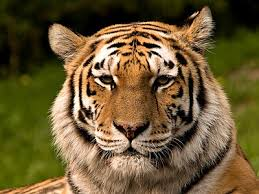
#> input picture images.jpg, 259 x 194 px
$ jupyter execute 'P6_1217070025_Faishal Syarahil Aziz.ipynb'
#> lines starting #> are read from the running program, lines starting #| are printed output that depends on the picture
[cell 1]
#1217070025
#Faishal Syarahil Aziz

import cv2
import numpy as np

#read gambar
img = cv2.imread('images.jpg')
#> img is the input picture: shape (194, 259, 3); mean B, G, R 52.3, 89.3, 107
#operasi invers
im2 = 255 - img
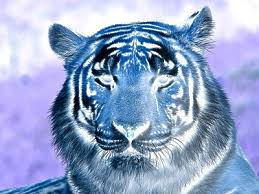
#> im2: shape (194, 259, 3); mean B, G, R 202.7, 165.7, 148
# menampilkan gambar
cv2.imshow('images.jpg',im2)
cv2.waitKey(0)
cv2.destroyAllWindows()

[cell 2]
#1217070025
#Faishal Syarahil Aziz

import cv2
import numpy as np
import matplotlib.pyplot as plt

image = cv2.imread('images.JPG')

c = 255 / np.log(1 + np.max(image))
#> c = 45.99
log_image = c * (np.log(image + 1))
#> log_image: shape (194, 259, 3) float16; 0.66% of the values are NaN or infinite; the others: min 0, max 255, mean 173.1

log_image = np.array(log_image, dtype = np.uint8)
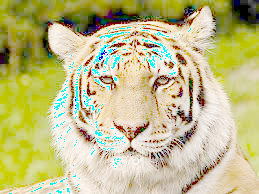
#> log_image: shape (194, 259, 3); mean B, G, R 134.7, 187.6, 192.4

plt.imshow(image)
plt.show()
plt.imshow(log_image)
plt.show()

[cell 3]
#1217070025
#Faishal Syarahil Aziz

import cv2
import numpy as np

img = cv2.imread('mri.jpg')
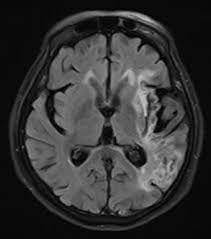
#> input picture mri.jpg, 211 x 239 px
#> img is the input picture: shape (239, 211, 3); min 0, max 203, mean 52.8

for gamma in [0.1, 0.5, 1.2, 2.2]:
    gamma_corrected = np.array(255+(img / 255) ** gamma, dtype = 'uint8')
    cv2.imwrite('gamma_transformed'+str(gamma)+'.jpg', gamma_corrected)

[cell 4]
#1217070025
#Faishal Syarahil Aziz

import cv2
import numpy as np
import matplotlib.pyplot as plt

img = cv2.imread('mri.jpg')
img = cv2.resize(img , (600,400))
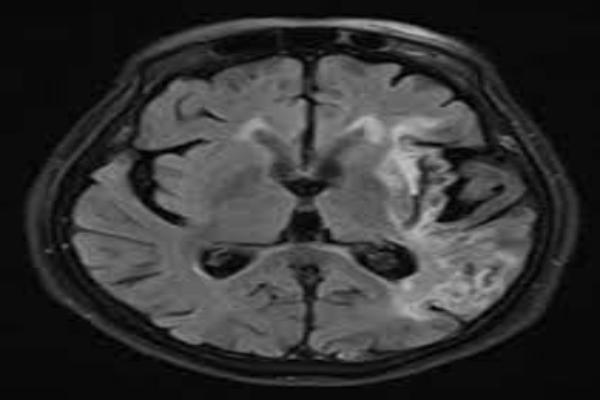
#> img: shape (400, 600, 3); min 0, max 199, mean 52.7
gray_img = cv2.cvtColor(img, cv2.COLOR_BGR2GRAY)
gray_img =cv2.convertScaleAbs(gray_img, alpha=1.10, beta=40)
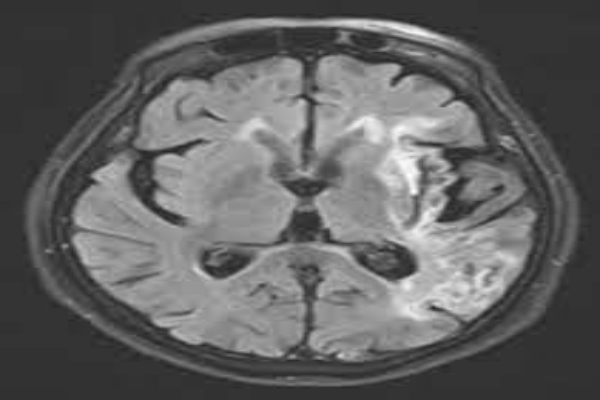
#> gray_img: shape (400, 600); min 40, max 255, mean 97.9
cv2.imshow('original image', gray_img)

def hist(image):
    h = np.zeros(shape = (256,1))
    s = image.shape
#> s = (400, 600)
    for i in range(s[0]):
        for j in range(s[1]):
            k = image[i,j]
            h[k,0] = h[k,0] + 1
#> after the loop, h = 256 values, max 31668 at index 52, min 0 at index 0, mean 937.5
    return h
histg=hist(gray_img)
#> histg has the same summary as h in hist
plt.plot(histg)
plt.show()
#> figure, not shown here; curve peaks at x = 52, y = 31668

x= histg.reshape(1,256)
y= np.zeros((1,256))
s= gray_img.shape
#> s = (400, 600)
for i in range(256):
    if x[0,i]== 0:
        y[0,i]=0
    else:
        y[0,i] = i

min_ = np.min(y[np.nonzero(y)])
#> min_ = 40
max_ = np.max(y[np.nonzero(y)])
#> max_ = 255

stretch  = np.round (((255-0)/(max_-min_))*(y-min_))
stretch[stretch<0]=0
stretch[stretch>255]=255

for i in range(s[0]):
    for j in range(s[1]):
        k = gray_img[i,j]
        gray_img[i,j] = stretch[0,k]
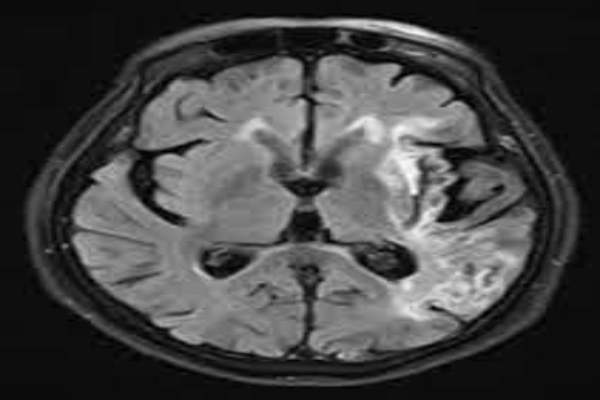
#> gray_img: shape (400, 600); min 0, max 255, mean 68.7

histg2 = hist(gray_img)
#> histg2 = 256 values, max 31668 at index 14, min 0 at index 3, mean 937.5
plt.plot(histg2)
plt.show()
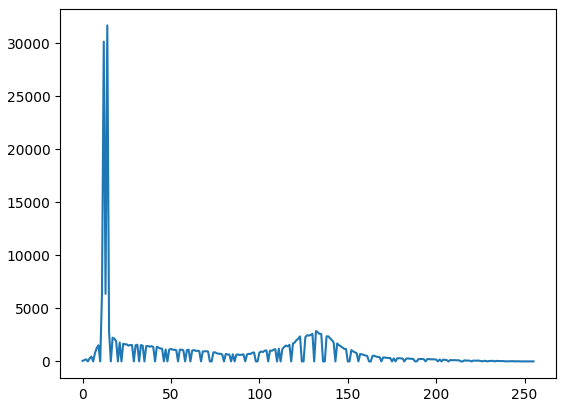
#> figure drawn by matplotlib, 1 panel; curve peaks at x = 14, y = 31668
cv2.imshow('Stretched Image:', gray_img)
cv2.waitKey(0)
#> Out = 27

[cell 5]
#1217070025
#Faishal Syarahil Aziz

import cv2
import numpy as np

img = cv2.imread('mri.jpg', 0)
#> img: shape (239, 211); min 0, max 203, mean 52.8

equ= cv2.equalizeHist(img)
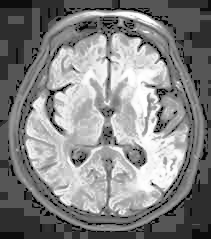
#> equ: shape (239, 211); min 0, max 255, mean 132.3

res = np.hstack((img, equ))
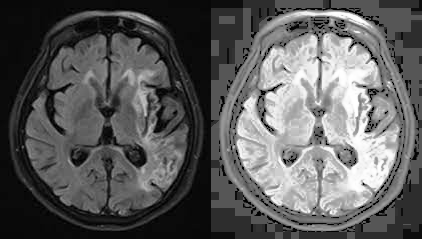
#> res: shape (239, 422); min 0, max 255, mean 92.5

cv2.imshow('mri.jpg',res)
cv2.waitKey(0)
cv2.destroyAllWindows()

[cell 6]
#1217070025
#Faishal Syarahil Aziz

import cv2

img = cv2.imread('mri.jpg', 1)
cv2.imshow("Original image",img)

clahe = cv2.createCLAHE(clipLimit=3., tileGridSize=(8,8))

lab = cv2.cvtColor(img, cv2.COLOR_BGR2LAB)
#> lab: shape (239, 211, 3); mean of channels 0, 1, 2 55, 128, 128
l, a, b = cv2.split(lab)
#> a: shape (239, 211); every value is 128
l2 = clahe.apply(l)
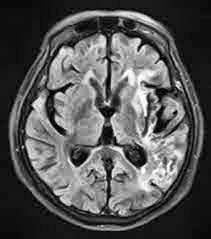
#> l2: shape (239, 211); min 1, max 255, mean 85.7

lab = cv2.merge((l2,a,b))
#> lab: shape (239, 211, 3); mean of channels 0, 1, 2 85.7, 128, 128
img2 = cv2.cvtColor(lab, cv2.COLOR_LAB2BGR)
cv2.imshow('Hasil peningkatan kontras dengan CLAHE', img2)

cv2.waitKey(0)
cv2.destroyAllWindows()
